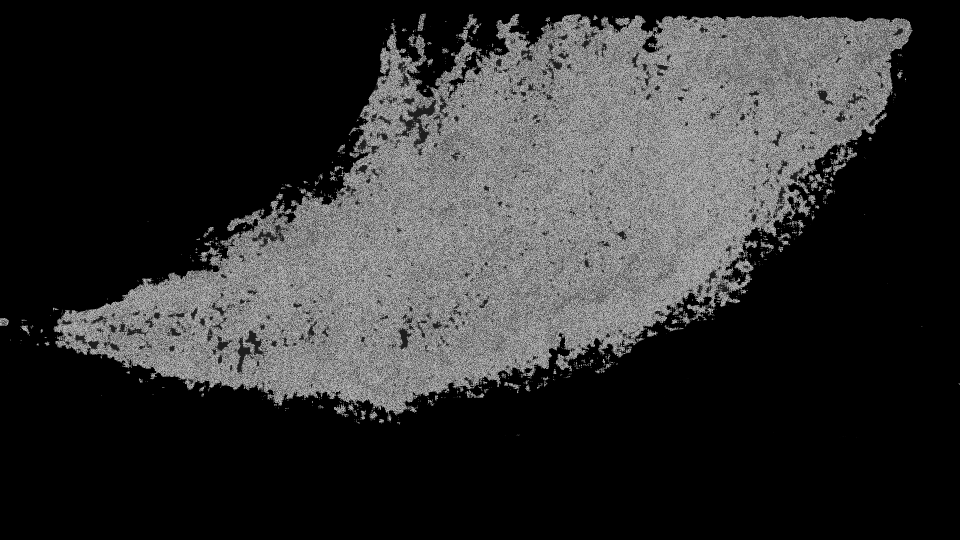
#> input picture cannyEdgeDetection/10543gs.png, 1920 x 1080 px (shown at 1/2 size)
$ python cannyEdgeDetection.py
#> lines starting #> are read from the running program, lines starting #| are printed output that depends on the picture; after the words box and inside, x2 and y2 are one past the last pixel; in counts of white or black regions, pixels touching at a corner belong together
import numpy as np
import cv2 as cv
from matplotlib import pyplot as plt

img = cv.imread('10543gs.png', cv.IMREAD_GRAYSCALE)
#> img is the input picture: shape (1080, 1920); min 0, max 223, mean 48.6
assert img is not None, "image not found"

#imgGS = cv.imwrite('10543gs.png', img)

edges = cv.Canny(img,10,100) # 100,200 for flame.png and 10,100 for flameIR.png
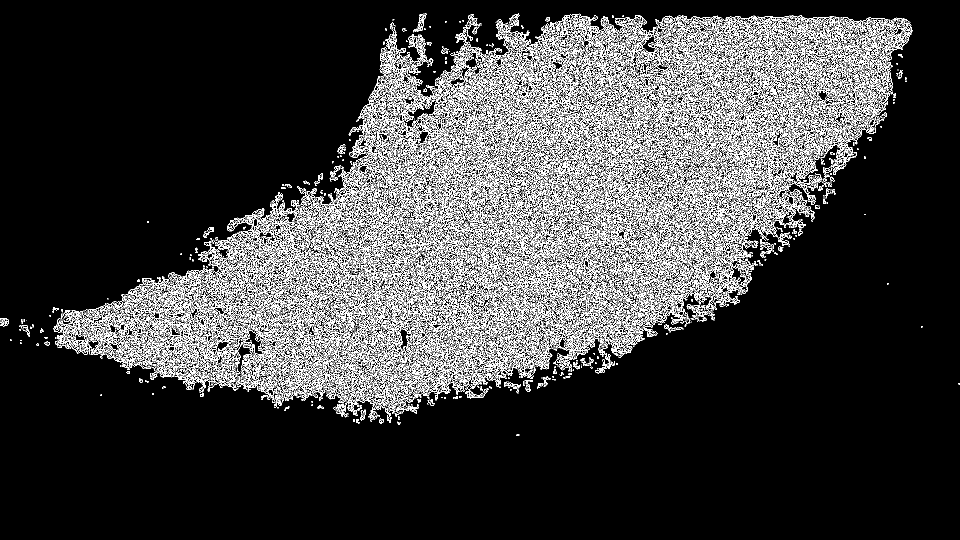
#> edges: shape (1080, 1920) (shown at 1/2 size); 13.8% white in thin lines or dots, all inside (x1, y1, x2, y2) = (0, 27, 1920, 872)

x = np.linspace(0, 1000,1000)
y = 662

plt.subplot(121)
plt.imshow(img, cmap = 'gray')
plt.axhline(662, color='red')
plt.title('original')

plt.subplot(122)
plt.imshow(edges, cmap = 'gray')
plt.title('edges')

plt.show()
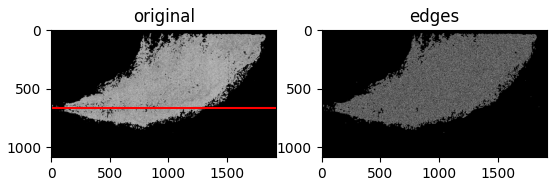
#> figure drawn by matplotlib, 2 panels

$ run again, with cannyEdgeDetection/flame.png copied over cannyEdgeDetection/10543gs.png
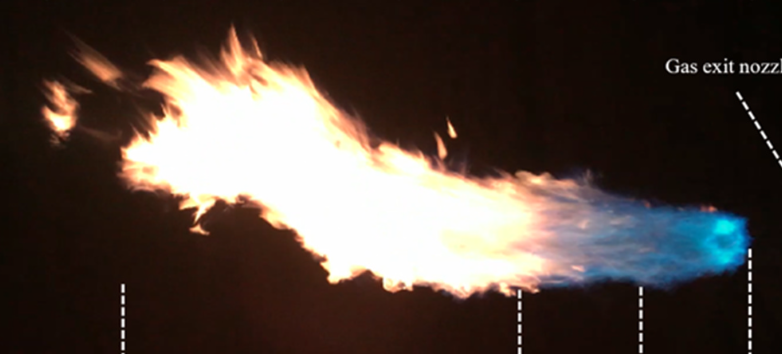
#> input picture cannyEdgeDetection/flame.png, 782 x 354 px
#> `edges = cv.Canny(img,10,100)`:
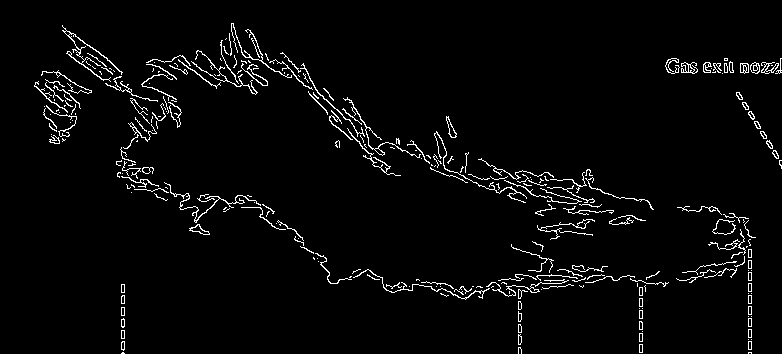
#> edges: shape (354, 782); 3.2% white in thin lines or dots, all inside (x1, y1, x2, y2) = (34, 23, 782, 354)
#> `plt.show()`:
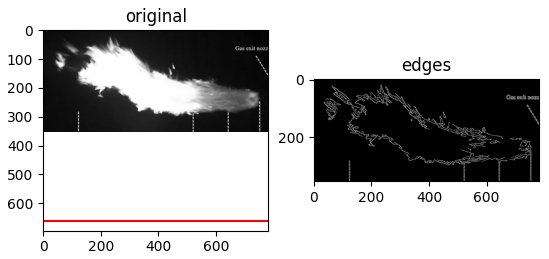
#> figure drawn by matplotlib, 2 panels
